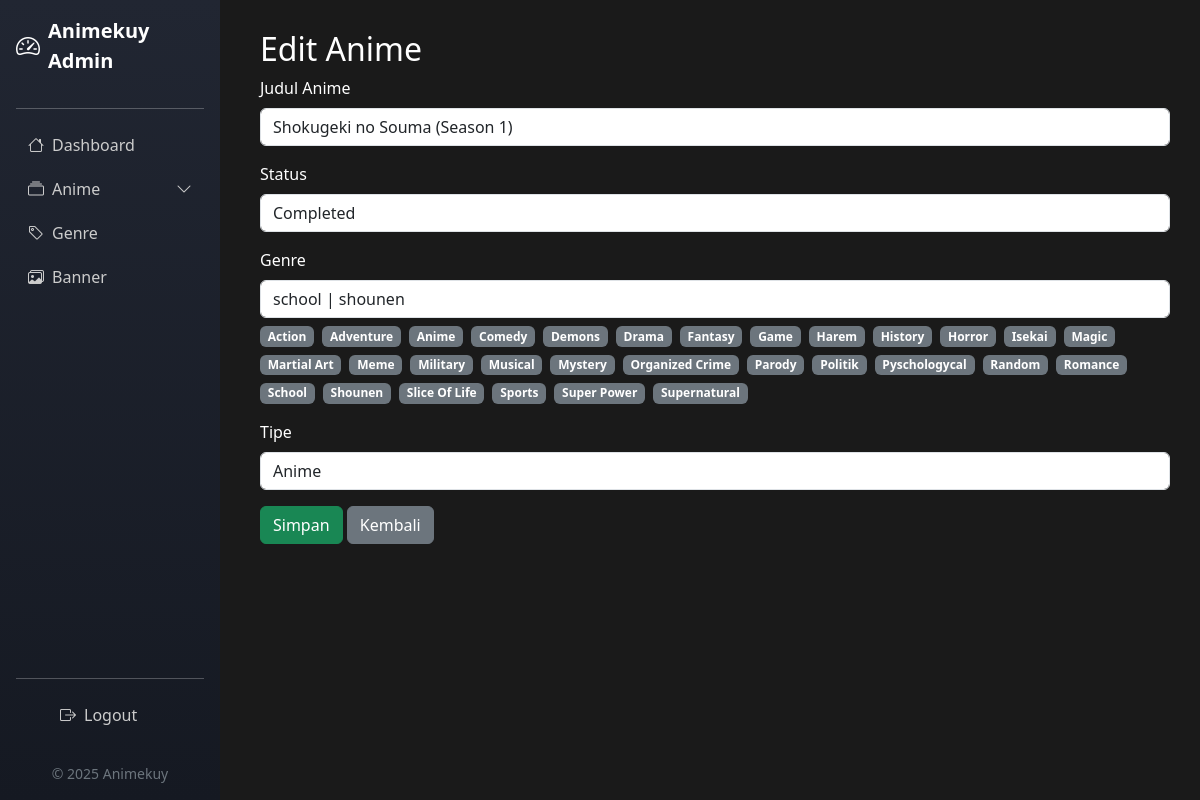
The page /admin/edit_anime.php?id=12 (signed in) on the database its author committed.
### tables this page shows
CREATE TABLE `tb_anime` (
  `id_anime` int(11) NOT NULL,
  `judul` varchar(255) NOT NULL,
  `deskripsi` text NOT NULL,
  `image` varchar(255) NOT NULL,
  `status` varchar(255) NOT NULL,
  `genre` varchar(255) NOT NULL,
  `tipe` varchar(50) DEFAULT 'anime'
);

### admin/edit_anime.php (the view, shortened to what this page needs)
<?php
include '../koneksi/koneksi.php';
$id = $_GET['id'];
$data = mysqli_query($conn, "SELECT * FROM tb_anime WHERE id_anime='$id'");
$anime = mysqli_fetch_assoc($data);
$genreResult = mysqli_query($conn, "SELECT genre FROM tb_genre ORDER BY genre ASC");
$genreList = [];
while ($row = mysqli_fetch_assoc($genreResult)) {
    $genreList[] = $row['genre'];
}
?>
<!DOCTYPE html>
<html lang="en">
<head>
    <link rel="stylesheet" href="https://cdn.jsdelivr.net/npm/bootstrap@5.3.2/dist/css/bootstrap.min.css">
    <link rel="stylesheet" href="https://cdn.jsdelivr.net/npm/bootstrap-icons@1.10.5/font/bootstrap-icons.css">
</head>
<body>
    <?php include 'components/sidebar.php'; ?>
    <div class="content">
        <h2>Edit Anime</h2>
        <form method="POST">
            <div class="mb-3">
                <label class="form-label">Judul Anime</label>
                <input type="text" name="judul" class="form-control" value="<?= htmlspecialchars($anime['judul']) ?>" required>
            </div>
            <div class="mb-3">
                <label class="form-label">Status</label>
                <select name="status" class="form-control">
                    <option value="Completed" <?= $anime['status'] == 'Completed' ? 'selected' : '' ?>>Completed</option>
                </select>
            </div>
            <div class="mb-3">
                <label class="form-label">Genre</label>
                <input type="text" id="genreInput" name="genre" class="form-control" value="<?= htmlspecialchars($anime['genre']) ?>" required>
                <div id="genreList" class="mt-2 d-flex flex-wrap gap-2">
                    <?php foreach ($genreList as $g): ?>
                        <span class="badge bg-secondary genre-badge" onclick="addGenre('<?= $g ?>')"><?= ucwords($g) ?></span>
                    <?php endforeach; ?>
                </div>
            </div>
            <div class="mb-3">
                <label class="form-label">Tipe</label>
                <select name="tipe" class="form-control">
                    <option value="anime" <?= $anime['tipe'] == 'anime' ? 'selected' : '' ?>>Anime</option>
                </select>
            </div>
            <button type="submit" name="submit" class="btn btn-success">Simpan</button>
            <a href="index.php" class="btn btn-secondary">Kembali</a>
        </form>
    </div>
</body>
</html>

### admin/edit_anime.php (style rules this page uses)
body { background-color: #1a1a1a; color: white; }
.content { margin-left: 230px; padding: 30px; min-height: 100vh; }
.genre-badge { cursor: pointer; transition: 0.2s ease; }

### rows shown on the page
tb_anime: judul "Shokugeki no Souma (Season 1)", status "Completed", genre "school | shounen", tipe "Anime"

### other values the page prints
$g "Action"
$g "Adventure"
$g "Anime"
$g "Comedy"
$g "Demons"
$g "Drama"
$g "Fantasy"
$g "Game"
$g "Harem"
$g "History"
$g "Horror"
$g "Isekai"
$g "Magic"
$g "Martial Art"
$g "Meme"
